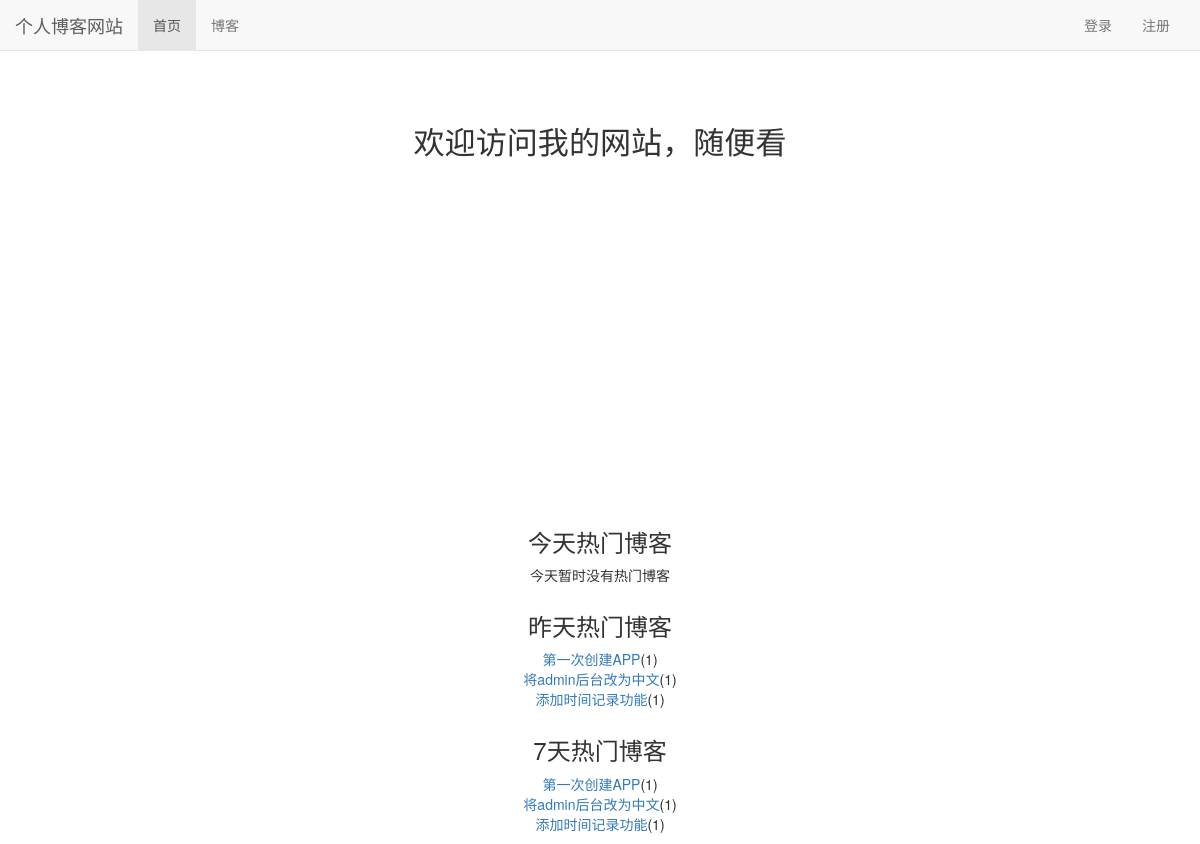
The page / on the database its author committed.
### read_statistics/models.py (models this page shows)
class ReadDetail(models.Model):
    date = models.DateField(default=timezone.now)
    read_num = models.IntegerField(default=0)
    content_type = models.ForeignKey(ContentType, on_delete=models.CASCADE)
    object_id = models.PositiveIntegerField()
    content_object = GenericForeignKey('content_type', 'object_id')

### blog/models.py (models this page shows, shortened)
class Blog(models.Model, ReadNumExpandMethod):
    title = models.CharField(max_length=50)
    blog_type = models.ForeignKey(BlogType, on_delete=models.CASCADE)
    content = RichTextUploadingField()
    author = models.ForeignKey(User, on_delete=models.CASCADE)
    read_details = GenericRelation(ReadDetail)
    created_time = models.DateTimeField(auto_now_add=True)
    last_updated_time = models.DateTimeField(auto_now=True)
    class Meta:
        ordering = ['-created_time']

### mysite/views.py (the view)
# urls.py: 2. Add a URL to urlpatterns:  path('', views.home, name='home')
def home(request):
    blog_content_type = ContentType.objects.get_for_model(Blog)
    dates, read_nums = get_seven_days_read_data(blog_content_type)
    hot_blogs_for_7_days = cache.get('hot_blogs_for_7_days')
    if hot_blogs_for_7_days is None:
        hot_blogs_for_7_days = get_7_days_hot_blogs()
        cache.set('hot_blogs_for_7_days', hot_blogs_for_7_days, 3600)
    context = {}
    context['dates'] = dates
    context['read_nums'] = read_nums
    context['today_hot_data'] = get_today_hot_data(blog_content_type)
    context['yesterday_hot_data'] = get_yesterday_hot_data(blog_content_type)
    context['hot_blogs_for_7_days'] = hot_blogs_for_7_days
    return render(request, 'home.html', context)

### mysite/views.py (called while the page is built)
def get_7_days_hot_blogs():
    today = timezone.now().date()
    date = today - datetime.timedelta(days=7)
    blogs = Blog.objects \
                .filter(read_details__date__lt=today, read_details__date__gte=date) \
                .values('id', 'title') \
                .annotate(read_num_sum=Sum('read_details__read_num')) \
                .order_by('-read_num_sum')
    return blogs[:7]

### read_statistics/utils.py (called while the page is built)
def get_seven_days_read_data(content_type):
    today = timezone.now().date()
    dates = []
    read_nums = []
    for i in range(7, 0, -1):
        date = today - datetime.timedelta(days=i)
        dates.append(date.strftime('%m/%d'))
        read_details = ReadDetail.objects.filter(content_type=content_type, date=date)
        result = read_details.aggregate(read_num_sum=Sum('read_num'))
        read_nums.append(result['read_num_sum'] or 0)
    return dates, read_nums

def get_today_hot_data(content_type):
    today = timezone.now().date()
    read_details = ReadDetail.objects.filter(content_type=content_type, date=today).order_by('-read_num')
    return read_details[:7]

def get_yesterday_hot_data(content_type):
    today = timezone.now().date()
    yesterday = today - datetime.timedelta(days=1)
    read_details = ReadDetail.objects.filter(content_type=content_type, date=yesterday).order_by('-read_num')
    return read_details[:7]

### user/context_processors.py (called while the page is built)
def login_modal_form(request):
    return {'login_modal_form': LoginForm()}

### templates/home.html (shortened to what this page needs)
{% extends 'base.html' %}
{% load staticfiles %}
{% block header_extends %}
    <link rel="stylesheet" href="{% static 'home.css' %}">
{% endblock %}
{% block nav_home_active %}active{% endblock %}
{% block content %}
    <h3 class="home-content">欢迎访问我的网站，随便看</h3>
    <div id="container"></div>
    <div class="hot-data">
        <h3>今天热门博客</h3>
        <ul>
            {% for hot_data in today_hot_data %}
                <li><a href="{% url 'blog_detail' hot_data.content_object.pk %}">{{ hot_data.content_object.title }}</a>({{ hot_data.read_num }})</li>
            {% empty %}
                <li>今天暂时没有热门博客</li>
            {% endfor %}
        </ul>
    </div>
    <div class="hot-data">
        <h3>昨天热门博客</h3>
        <ul>
            {% for hot_data in yesterday_hot_data %}
                <li><a href="{% url 'blog_detail' hot_data.content_object.pk %}">{{ hot_data.content_object.title }}</a>({{ hot_data.read_num }})</li>
            {% empty %}
                <li>昨天暂时没有热门博客</li>
            {% endfor %}
        </ul>
    </div>
    <div class="hot-data">
        <h3>7天热门博客</h3>
        <ul>
            {% for hot_blog in hot_blogs_for_7_days %}
                <li><a href="{% url 'blog_detail' hot_blog.id %}">{{ hot_blog.title }}</a>({{ hot_blog.read_num_sum }})</li>
            {% empty %}
                <li>昨天暂时没有热门博客</li>
            {% endfor %}
        </ul>
    </div>
{% endblock %}

### templates/base.html (shortened to what this page needs)
{% load staticfiles %}
<!DOCTYPE html>
<html lang="zh-CN">
<head>
    <link rel="stylesheet" href="{% static 'base.css' %}">
    <link rel="stylesheet" href="{% static 'bootstrap-3.3.7/css/bootstrap.min.css' %}">
    {% block header_extends %}{% endblock %}
</head>
<body>
    <div class="navbar navbar-default navbar-fixed-top" role="navigation">
        <div class="container-fluid">
            <div class="navbar-header">
                <a class="navbar-brand" href="{% url 'home' %}">个人博客网站</a>
            </div>
            <div id="navbar-collapse" class="collapse navbar-collapse">
                <ul class="nav navbar-nav">
                    <li class="{% block nav_home_active %}{% endblock %}">
                        <a href="{% url 'home' %}">首页</a>
                    </li>
                    <li class="{% block nav_blog_active %}{% endblock %}">
                        <a href="{% url 'blog_list' %}">博客</a>
                    </li>
                </ul>
                <ul class="nav navbar-nav navbar-right">
                    {% if not user.is_authenticated %}
                        <li>
                            <a href="{% url 'login' %}?from={{ request.get_full_path }}">登录</a>
                        </li>
                        <li>
                            <a href="{% url 'register' %}?from={{ request.get_full_path }}">注册</a>
                        </li>
                    {% endif %}
                </ul>
            </div>
        </div>
    </div>
    {% block content %}{% endblock %}
</body>
</html>

### static/base.css (style rules this page uses)
* { margin: 0; padding: 0; }
body { margin-top: 70px!important; }
ul { list-style-type: none!important; }
ul.navbar-right { margin-right: 0; }

### static/home.css (style rules this page uses)
h3.home-content { font-size: 222%; text-align: center; margin-top: 4em; margin-bottom: 2em; }
div#container { margin: 0 auto; height: 20em; min-width: 20em; max-width: 30em; }
div.hot-data { text-align: center; margin-top: 2em; }

### rows shown on the page
ReadDetail: content_object "第一次创建APP", read_num "1"
ReadDetail: content_object "将admin后台改为中文", read_num "1"
ReadDetail: content_object "添加时间记录功能", read_num "1"
Blog: title "第一次创建APP", read_num_sum "1"
Blog: title "将admin后台改为中文", read_num_sum "1"
Blog: title "添加时间记录功能", read_num_sum "1"
